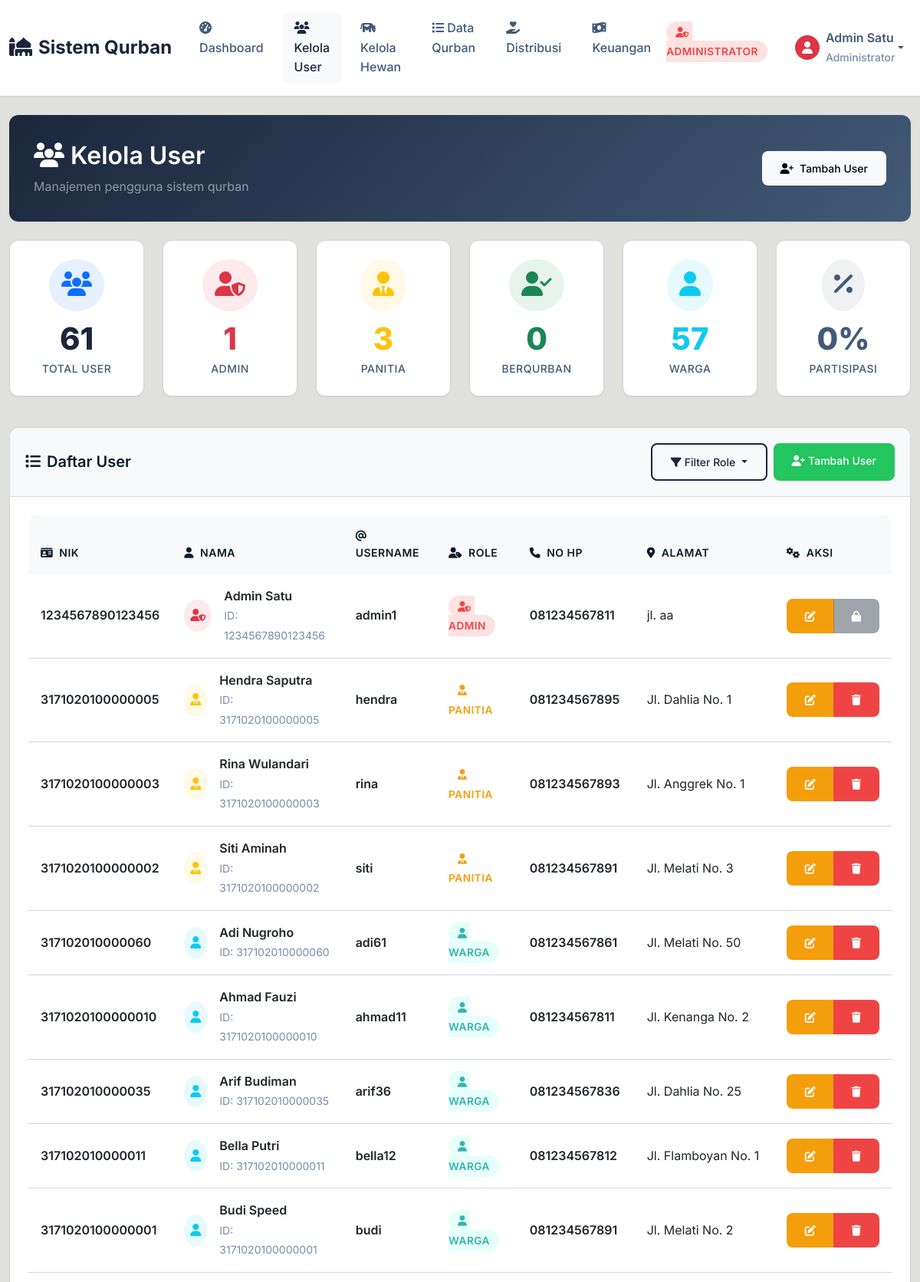
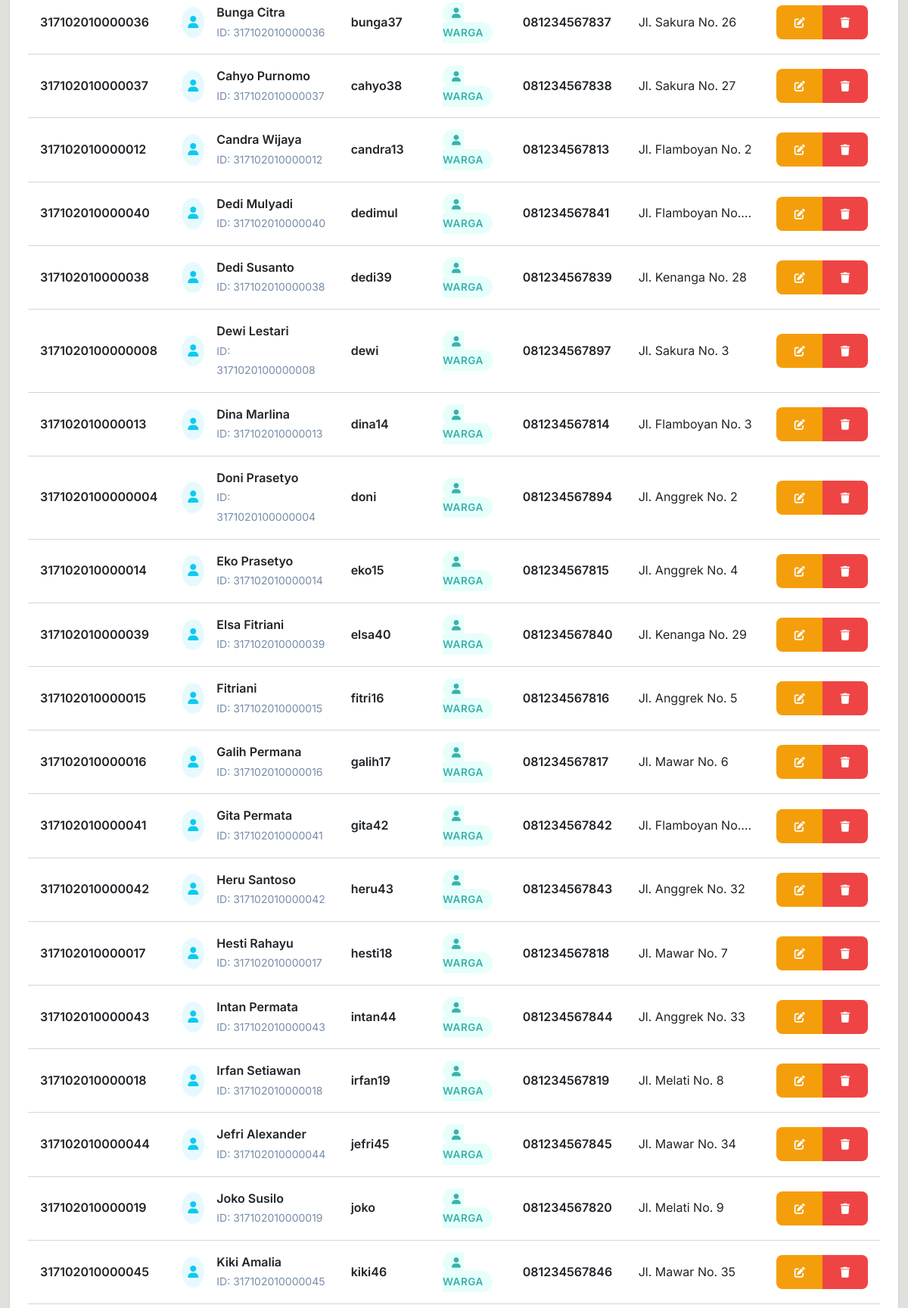
Page /pages/admin/user_list.php (signed in, upper part) on the committed database (2 pictures, top to bottom).
### tables this page shows
CREATE TABLE IF NOT EXISTS `users` (
  `nik` varchar(255) NOT NULL,
  `name` varchar(255) NOT NULL DEFAULT '',
  `username` varchar(50) NOT NULL DEFAULT '',
  `password` varchar(255) NOT NULL DEFAULT '',
  `role` enum('warga','panitia','berqurban','admin') NOT NULL DEFAULT 'warga',
  `alamat` text,
  `no_hp` varchar(20) DEFAULT NULL,
  `created_at` timestamp NULL DEFAULT NULL,
  PRIMARY KEY (`nik`)
);

### pages/admin/user_list.php (the view, shortened to what the rows shown need)
<?php
include "../../config/koneksi.php";
?>
<!DOCTYPE html>
<html lang="id">
<head>
    <link href="https://cdn.jsdelivr.net/npm/bootstrap@5.3.0/dist/css/bootstrap.min.css" rel="stylesheet">
    <link href="https://cdnjs.cloudflare.com/ajax/libs/font-awesome/6.4.0/css/all.min.css" rel="stylesheet">
    <link href="../../assets/css/style.css" rel="stylesheet">
</head>
<body>
    <div class="container-fluid py-4">
        <div class="row mb-4">
            <div class="col-12">
                <div class="card dashboard-card">
                    <div class="card-body">
                        <div class="row align-items-center">
                            <div class="col-md-8">
                                <h2 class="text-white mb-2">
                                    <i class="fas fa-users me-2"></i>Kelola User
                                </h2>
                            </div>
                        </div>
                    </div>
                </div>
            </div>
        </div>
        <div class="row">
            <div class="col-12">
                <div class="card">
                    <div class="card-body">
                        <div class="table-responsive">
                            <table class="table table-hover">
                                <thead>
                                    <tr>
                                        <th width="12%">
                                            <i class="fas fa-id-card me-2"></i>NIK
                                        </th>
                                        <th width="25%">
                                            <i class="fas fa-user me-2"></i>Nama
                                        </th>
                                        <th width="15%">
                                            <i class="fas fa-at me-2"></i>Username
                                        </th>
                                        <th width="12%">
                                            <i class="fas fa-user-tag me-2"></i>Role
                                        </th>
                                        <th width="15%">
                                            <i class="fas fa-phone me-2"></i>No HP
                                        </th>
                                        <th width="15%">
                                            <i class="fas fa-map-marker-alt me-2"></i>Alamat
                                        </th>
                                        <th width="6%">
                                            <i class="fas fa-cogs me-2"></i>Aksi
                                        </th>
                                    </tr>
                                </thead>
                                <tbody>
                                    <?php
                                    $where_clause = "";
                                    $users = mysqli_query($conn, "SELECT * FROM users $where_clause ORDER BY
                                        CASE role
                                            WHEN 'admin' THEN 1
                                            WHEN 'panitia' THEN 2
                                            WHEN 'berqurban' THEN 3
                                            WHEN 'warga' THEN 4
                                        END, name ASC");
                                    if (mysqli_num_rows($users) > 0):
                                        while ($row = mysqli_fetch_assoc($users)):
                                            ?>
                                            <tr>
                                                <td>
                                                    <div class="fw-semibold"><?= $row['nik'] ?></div>
                                                </td>
                                                <td>
                                                    <div class="d-flex align-items-center">
                                                        <div class="bg-<?=
                                                            $row['role'] == 'admin' ? 'danger' :
                                                            ($row['role'] == 'panitia' ? 'warning' :
                                                                ($row['role'] == 'berqurban' ? 'success' : 'info'))
                                                            ?> bg-opacity-10 rounded-circle p-2 me-3">
                                                            <i class="fas fa-<?=
                                                                $row['role'] == 'admin' ? 'user-shield' :
                                                                ($row['role'] == 'panitia' ? 'user-tie' :
                                                                    ($row['role'] == 'berqurban' ? 'user-check' : 'user'))
                                                                ?> text-<?=
                                                                 $row['role'] == 'admin' ? 'danger' :
                                                                 ($row['role'] == 'panitia' ? 'warning' :
                                                                     ($row['role'] == 'berqurban' ? 'success' : 'info'))
                                                                 ?>"></i>
                                                        </div>
                                                        <div>
                                                            <div class="fw-semibold"><?= $row['name'] ?></div>
                                                            <small class="text-muted">ID: <?= $row['nik'] ?></small>
                                                        </div>
                                                    </div>
                                                </td>
                                                <td>
                                                    <div class="fw-semibold"><?= $row['username'] ?></div>
                                                </td>
                                                <td>
                                                    <span class="role-badge role-<?= $row['role'] ?>">
                                                        <i class="fas fa-<?=
                                                            $row['role'] == 'admin' ? 'user-shield' :
                                                            ($row['role'] == 'panitia' ? 'user-tie' :
                                                                ($row['role'] == 'berqurban' ? 'user-check' : 'user'))
                                                            ?> me-1"></i>
                                                        <?= strtoupper($row['role']) ?>
                                                    </span>
                                                </td>
                                                <td>
                                                    <?php if (!empty($row['no_hp'])): ?>
                                                        <div class="fw-semibold"><?= $row['no_hp'] ?></div>
                                                    <?php else: ?>
                                                        <span class="text-muted fst-italic">Tidak ada</span>
                                                    <?php endif; ?>
                                                </td>
                                                <td>
                                                    <?php if (!empty($row['alamat'])): ?>
                                                        <div class="text-truncate" style="max-width: 150px;"
                                                            title="<?= $row['alamat'] ?>">
                                                            <?= $row['alamat'] ?>
                                                        </div>
                                                    <?php else: ?>
                                                        <span class="text-muted fst-italic">Tidak ada</span>
                                                    <?php endif; ?>
                                                </td>
                                                <td>
                                                    <div class="btn-group" role="group">
                                                        <a href="edit_user.php?nik=<?= $row['nik'] ?>"
                                                            class="btn btn-sm btn-warning" title="Edit User">
                                                            <i class="fas fa-edit"></i>
                                                        </a>
                                                        <?php if ($row['nik'] != $_SESSION['nik']): ?>
                                                            <a href="delete_user.php?nik=<?= $row['nik'] ?>"
                                                                class="btn btn-sm btn-danger" title="Hapus User"
                                                                onclick="return confirm('Yakin ingin hapus user <?= $row['name'] ?>?')">
                                                                <i class="fas fa-trash"></i>
                                                            </a>
                                                        <?php else: ?>
                                                            <button class="btn btn-sm btn-secondary" disabled
                                                                title="Tidak dapat menghapus diri sendiri">
                                                                <i class="fas fa-lock"></i>
                                                            </button>
                                                        <?php endif; ?>
                                                    </div>
                                                </td>
                                            </tr>
                                        <?php
                                        endwhile;
                                    endif; ?>
                                </tbody>
                            </table>
                        </div>
                    </div>
                </div>
            </div>
        </div>
    </div>
</body>
</html>

### rows in the picture
users: nik "1234567890123456", name "Admin Satu", username "admin1", role "ADMIN", no_hp "081234567811", alamat "jl. aa"
users: nik "3171020100000005", name "Hendra Saputra", username "hendra", role "PANITIA", no_hp "081234567895", alamat "Jl. Dahlia No. 1"
users: nik "3171020100000003", name "Rina Wulandari", username "rina", role "PANITIA", no_hp "081234567893", alamat "Jl. Anggrek No. 1"
users: nik "3171020100000002", name "Siti Aminah", username "siti", role "PANITIA", no_hp "081234567891", alamat "Jl. Melati No. 3"
users: nik "317102010000060", name "Adi Nugroho", username "adi61", role "WARGA", no_hp "081234567861", alamat "Jl. Melati No. 50"
users: nik "3171020100000010", name "Ahmad Fauzi", username "ahmad11", role "WARGA", no_hp "081234567811", alamat "Jl. Kenanga No. 2"
users: nik "317102010000035", name "Arif Budiman", username "arif36", role "WARGA", no_hp "081234567836", alamat "Jl. Dahlia No. 25"
users: nik "317102010000011", name "Bella Putri", username "bella12", role "WARGA", no_hp "081234567812", alamat "Jl. Flamboyan No. 1"
users: nik "3171020100000001", name "Budi Speed", username "budi", role "WARGA", no_hp "081234567891", alamat "Jl. Melati No. 2"
users: nik "317102010000036", name "Bunga Citra", username "bunga37", role "WARGA", no_hp "081234567837", alamat "Jl. Sakura No. 26"
users: nik "317102010000037", name "Cahyo Purnomo", username "cahyo38", role "WARGA", no_hp "081234567838", alamat "Jl. Sakura No. 27"
users: nik "317102010000012", name "Candra Wijaya", username "candra13", role "WARGA", no_hp "081234567813", alamat "Jl. Flamboyan No. 2"
users: nik "317102010000040", name "Dedi Mulyadi", username "dedimul", role "WARGA", no_hp "081234567841", alamat "Jl. Flamboyan No.…"
users: nik "317102010000038", name "Dedi Susanto", username "dedi39", role "WARGA", no_hp "081234567839", alamat "Jl. Kenanga No. 28"
users: nik "3171020100000008", name "Dewi Lestari", username "dewi", role "WARGA", no_hp "081234567897", alamat "Jl. Sakura No. 3"
users: nik "317102010000013", name "Dina Marlina", username "dina14", role "WARGA", no_hp "081234567814", alamat "Jl. Flamboyan No. 3"
users: nik "3171020100000004", name "Doni Prasetyo", username "doni", role "WARGA", no_hp "081234567894", alamat "Jl. Anggrek No. 2"
users: nik "317102010000014", name "Eko Prasetyo", username "eko15", role "WARGA", no_hp "081234567815", alamat "Jl. Anggrek No. 4"
users: nik "317102010000039", name "Elsa Fitriani", username "elsa40", role "WARGA", no_hp "081234567840", alamat "Jl. Kenanga No. 29"
users: nik "317102010000015", name "Fitriani", username "fitri16", role "WARGA", no_hp "081234567816", alamat "Jl. Anggrek No. 5"
users: nik "317102010000016", name "Galih Permana", username "galih17", role "WARGA", no_hp "081234567817", alamat "Jl. Mawar No. 6"
users: nik "317102010000041", name "Gita Permata", username "gita42", role "WARGA", no_hp "081234567842", alamat "Jl. Flamboyan No.…"
users: nik "317102010000042", name "Heru Santoso", username "heru43", role "WARGA", no_hp "081234567843", alamat "Jl. Anggrek No. 32"
users: nik "317102010000017", name "Hesti Rahayu", username "hesti18", role "WARGA", no_hp "081234567818", alamat "Jl. Mawar No. 7"
users: nik "317102010000043", name "Intan Permata", username "intan44", role "WARGA", no_hp "081234567844", alamat "Jl. Anggrek No. 33"
users: nik "317102010000018", name "Irfan Setiawan", username "irfan19", role "WARGA", no_hp "081234567819", alamat "Jl. Melati No. 8"
users: nik "317102010000044", name "Jefri Alexander", username "jefri45", role "WARGA", no_hp "081234567845", alamat "Jl. Mawar No. 34"
users: nik "317102010000019", name "Joko Susilo", username "joko", role "WARGA", no_hp "081234567820", alamat "Jl. Melati No. 9"
users: nik "317102010000045", name "Kiki Amalia", username "kiki46", role "WARGA", no_hp "081234567846", alamat "Jl. Mawar No. 35"

### other values in the picture
$_SESSION['nama'] "Admin Satu"
$stats['total_users'] "61"
$stats['admin'] "1"
$stats['panitia'] "3"
$stats['berqurban'] "0"
$stats['warga'] "57"
